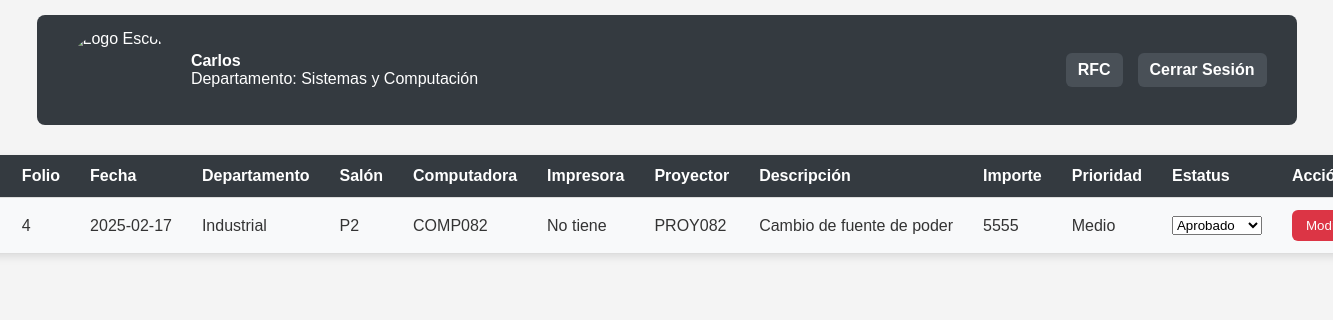
Page /RFC/view_rfc.php (signed in) on the committed database.
### tables this page shows
CREATE TABLE `usuarios` (
  `id_usuario` int(11) NOT NULL,
  `nombre` varchar(255) DEFAULT NULL,
  `correo` varchar(255) DEFAULT NULL,
  `password` varchar(255) DEFAULT NULL,
  `rol` enum('Admin','Usuario','Tecnico','Jefe') DEFAULT NULL,
  `id_departamento` int(11) DEFAULT NULL,
  `calificacion` float NOT NULL
);

CREATE TABLE `departamentos` (
  `id_departamento` int(11) NOT NULL,
  `Nombre` varchar(255) DEFAULT NULL
);

CREATE TABLE `rfc` (
  `id_rfc` int(11) NOT NULL,
  `folio` int(11) DEFAULT NULL,
  `fecha` date NOT NULL,
  `id_departamento` int(11) NOT NULL,
  `id_salon` int(11) NOT NULL,
  `computadora` varchar(255) NOT NULL,
  `proyector` varchar(255) NOT NULL,
  `impresora` varchar(255) NOT NULL,
  `tipo_servicio` varchar(255) NOT NULL,
  `prioridad` varchar(50) NOT NULL,
  `importe` int(11) NOT NULL,
  `descripcion` varchar(200) NOT NULL,
  `estatus` enum('Pendiente','Aprobado','Rechazado') NOT NULL DEFAULT 'Pendiente'
);

CREATE TABLE `salones` (
  `id_salon` int(11) NOT NULL,
  `nombre` varchar(255) DEFAULT NULL,
  `id_edificio` int(11) DEFAULT NULL
);

### User/ObtenerUser.php (called while the page is built, shortened)
<?php
include("../ConexionBD.php");
$user_id = $_SESSION['id'];
$query = "SELECT u.nombre AS usuario_nombre, d.nombre AS departamento_nombre
          FROM usuarios u
          INNER JOIN departamentos d ON u.id_departamento = d.id_departamento
          WHERE u.id_usuario = ?";
$stmt = $conn->prepare($query);
$stmt->bind_param("i", $user_id);
$stmt->execute();
$result = $stmt->get_result();
if ($result->num_rows > 0) {
    $department_data = $result->fetch_assoc();
    $user_name = $department_data['usuario_nombre'];
    $department_name = $department_data['departamento_nombre'];
} else {
    echo "Usuario no encontrado";
}
?>

### Admin/Querrys.php (called while the page is built, shortened)
<?php
    include('../ConexionBD.php');
    $rfc = mysqli_query($conn, "
    SELECT r.*, s.nombre AS nombre_salon, d.nombre AS nombre_departamento
    FROM rfc r
    JOIN salones s ON r.id_salon = s.id_salon
    JOIN departamentos d ON r.id_departamento = d.id_departamento
    WHERE r.importe >= 1000
");
?>

### RFC/view_rfc.php (the view, shortened to what this page needs)
<?php
include('../ConexionBD.php');
include("../User/ObtenerUser.php");
include('../Admin/Querrys.php');
?>
<!DOCTYPE html>
<html lang="es">
<head>
    <link rel="stylesheet" href="css/rfc.css">
</head>
<body>
    <div class="header">
        <div class="logo-user">
            <img src="../imagen/logoTec.png" alt="Logo Escolar">
            <div class="user-info">
                <h2><?php echo htmlspecialchars($user_name); ?></h2>
                <p>Departamento: <?php echo htmlspecialchars($department_name); ?></p>
            </div>
        </div>
        <div class="nav-options">
            <a href="#" class="tablinks" onclick="openTab(event, 'rfc')">RFC</a>
            <a href="../index.html">Cerrar Sesión</a>
        </div>
    </div>
    <div id="rfc" class="tabcontent" style="display:block">
        <form method="POST" action="modificar_rfc.php">
            <table>
                <tr>
                    <th>RFC</th>
                    <th>Folio</th>
                    <th>Fecha</th>
                    <th>Departamento</th>
                    <th>Salón</th>
                    <th>Computadora</th>
                    <th>Impresora</th>
                    <th>Proyector</th>
                    <th>Descripción</th>
                    <th>Importe</th>
                    <th>Prioridad</th>
                    <th>Estatus</th>
                    <th>Acción</th>
                </tr>
                <?php while ($incidente = mysqli_fetch_assoc($rfc)) { ?>
                    <tr>
                        <td><?= htmlspecialchars($incidente['id_rfc']) ?></td>
                        <td><?= htmlspecialchars($incidente['folio']) ?></td>
                        <td><?= htmlspecialchars($incidente['fecha']) ?></td>
                        <td><?= htmlspecialchars($incidente['nombre_departamento']) ?></td>
                        <td><?= htmlspecialchars($incidente['nombre_salon']) ?></td>
                        <td><?= htmlspecialchars($incidente['computadora']) ?></td>
                        <td><?= htmlspecialchars($incidente['impresora']) ?></td>
                        <td><?= htmlspecialchars($incidente['proyector']) ?></td>
                        <td><?= htmlspecialchars($incidente['descripcion']) ?></td>
                        <td><?= htmlspecialchars($incidente['importe']) ?></td>
                        <td><?= htmlspecialchars($incidente['prioridad']) ?></td>
                        <td>
                            <select name="estatus[<?= htmlspecialchars($incidente['folio']) ?>]">
                                <option value="Aprobado" <?= ($incidente['estatus'] == 'Aprobado') ? 'selected' : ''; ?>>Aprobado</option>
                            </select>
                        </td>
                        <td>
                            <button type="submit" name="folio" value="<?= htmlspecialchars($incidente['folio']) ?>">Modificar</button>
                        </td>
                    </tr>
                <?php } ?>
            </table>
        </form>
    </div>
</body>
</html>

### RFC/css/rfc.css (style rules this page uses)
html, body { height: 100%; padding: 0; margin: 0; font-family: Arial, sans-serif; background-color: #f4f4f4; display: flex; flex-direction: column; align-items: center; }
.header { display: flex; justify-content: space-between; align-items: center; width: 100%; max-width: 1200px; padding: 15px 30px; background-color: #343a40; color: white; border-radius: 8px; margin-top: 15px; }
.logo-user { display: flex; align-items: center; }
.logo-user img { height: 80px; margin-right: 15px; border-radius: 50%; }
.user-info h2, .user-info p { margin: 0; font-size: 16px; }
.nav-options { display: flex; }
.nav-options a { color: white; text-decoration: none; margin-left: 15px; font-weight: bold; padding: 8px 12px; border-radius: 6px; background-color: #495057; transition: background 0.3s ease; }
table { width: 90%; max-width: 1000px; margin: 30px auto; border-collapse: collapse; font-family: Arial, sans-serif; box-shadow: 0 3px 8px rgba(0, 0, 0, 0.1); background: white; border-radius: 8px; overflow: hidden; }
th, td { padding: 12px 15px; text-align: left; border-bottom: 1px solid #ddd; white-space: nowrap; text-overflow: ellipsis; }
th { background-color: #343a40; color: white; font-weight: bold; }
td { background-color: #ffffff; color: #333; }
tr:nth-child(even) td { background-color: #f8f9fa; }
button { background-color: #dc3545; color: white; border: none; padding: 8px 14px; cursor: pointer; border-radius: 6px; transition: background-color 0.3s ease; }

### rows in the picture
usuarios: nombre "Carlos", id_departamento.Nombre "Sistemas y Computación"
rfc: folio "4", fecha "2025-02-17", id_departamento.Nombre "Industrial", id_salon.nombre "P2", computadora "COMP082", impresora "No tiene", proyector "PROY082", descripcion "Cambio de fuente de poder", importe "5555", prioridad "Medio", estatus+folio "Aprobado"
